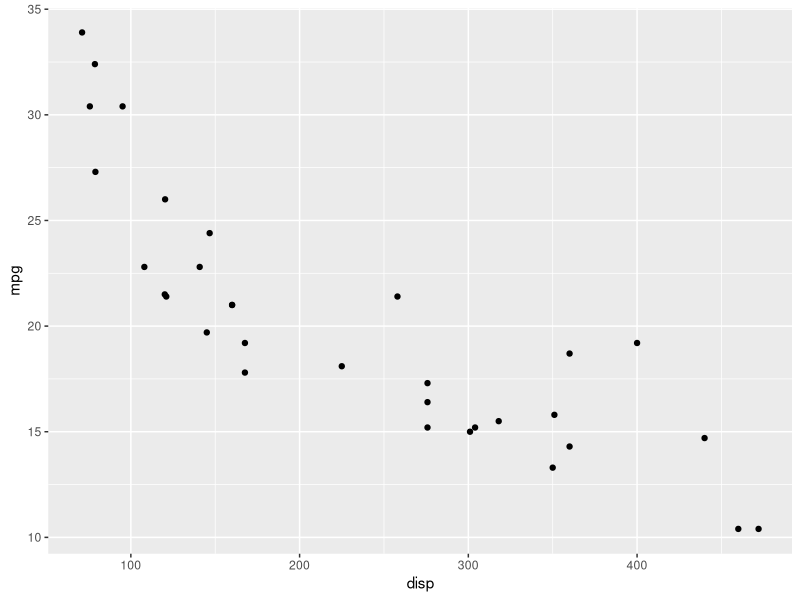
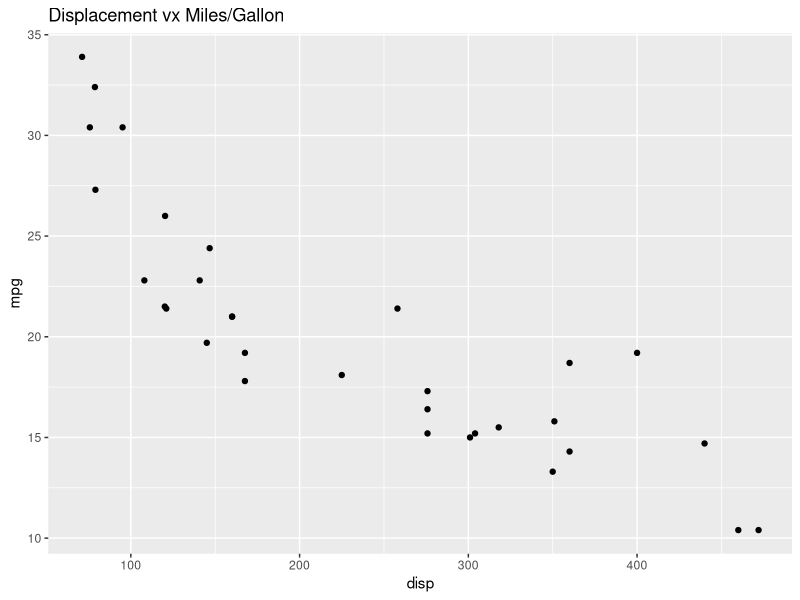
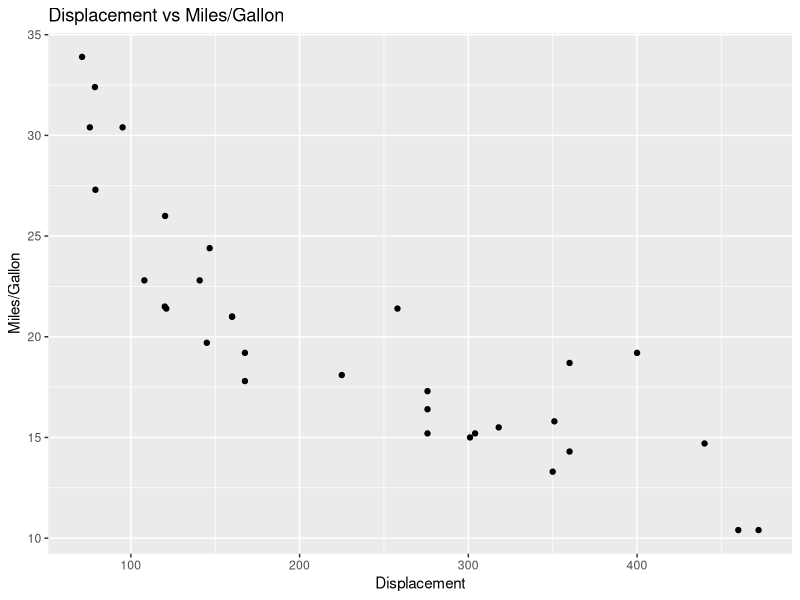
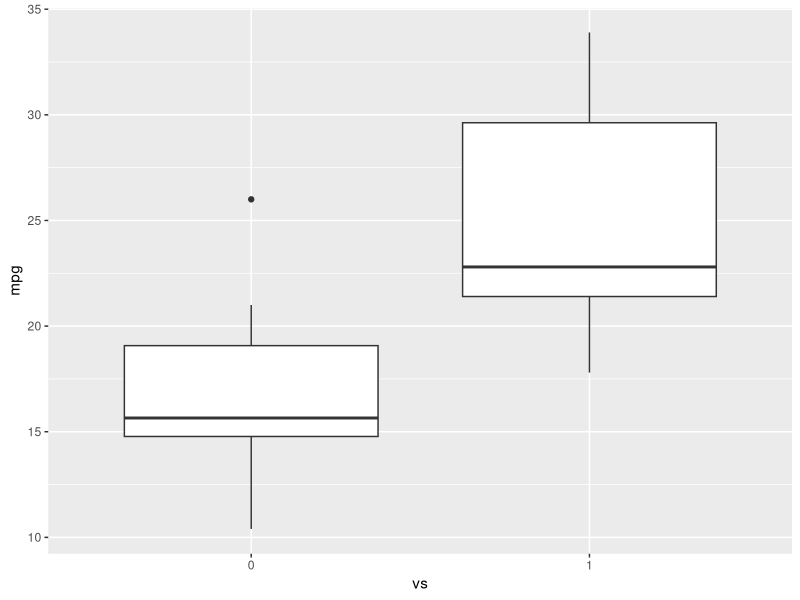
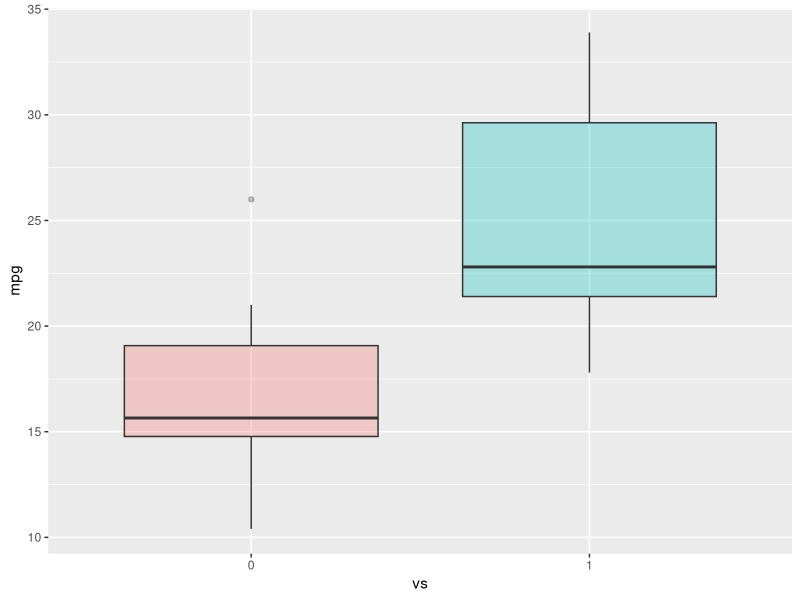
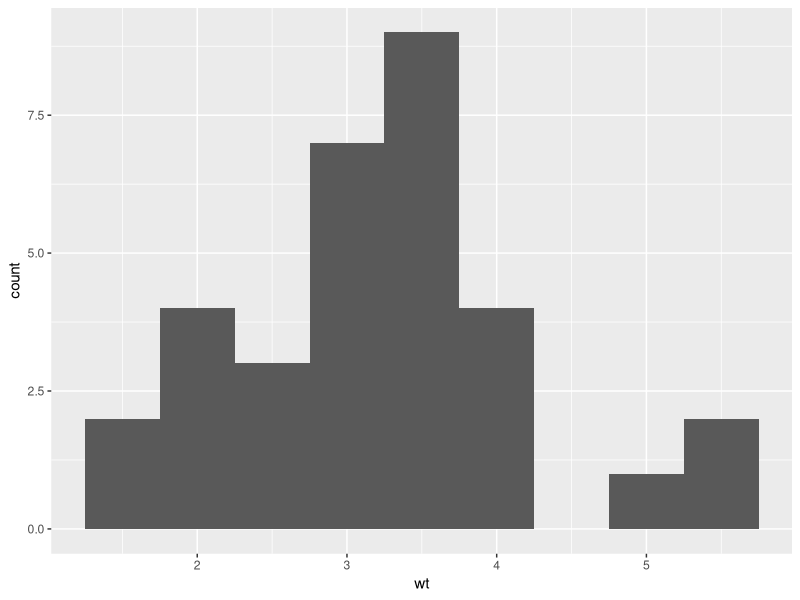
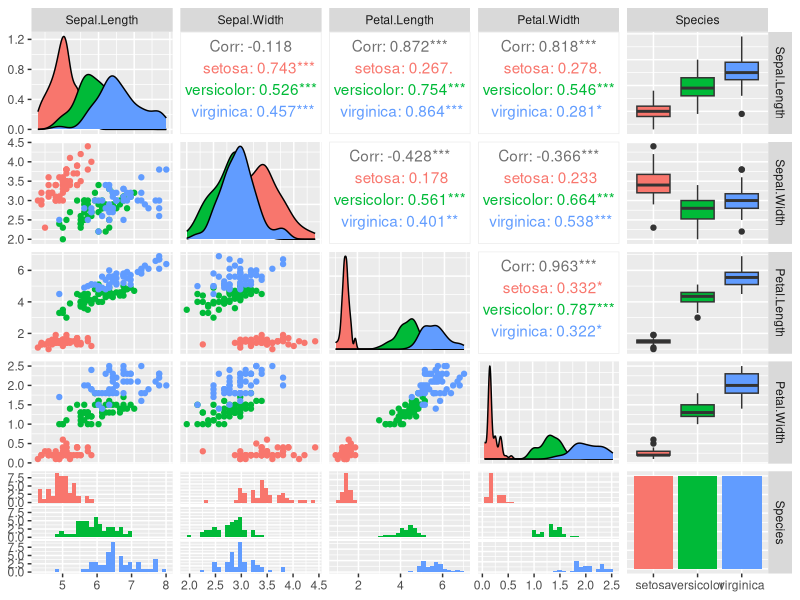

The R script that drew these images, in order:
library(datasets)
#Load Data from dataset mtcars
data("mtcars")
#View first 5 rows
head(mtcars, 5)

#load ggplot package; if package is missing use Tools-> Install packages option in RStudio to install the missing package
library(ggplot2)
# Create a Scatterplot of displacement (disp) and miles per gallon (mpg); geom_point() for Scatterplot
ggplot(aes(x=disp,y=mpg,),data=mtcars)+geom_point()

#Add plot title
ggplot(aes(x=disp, y=mpg), data=mtcars)+geom_point()+ggtitle("Displacement vx Miles/Gallon")
#Change axis names
ggplot(aes(x=disp, y=mpg,), data=mtcars)+geom_point()+ggtitle("Displacement vs Miles/Gallon")+labs(x="Displacement", y="Miles/Gallon")

#make vs(Engine variable of mtcars) a factor
mtcars$vs <- as.factor(mtcars$vs)

#Create Boxplot of the distribution for v-shaped and straight engine; geom_boxplot() for Box Plot
ggplot(aes(x=vs, y=mpg), data = mtcars)+geom_boxplot()

#add color to boxplot
ggplot(aes(x=vs, y=mpg, fill=vs), data = mtcars) + geom_boxplot(alpha=0.3)+theme(legend.position="none")

#Create a Histogram of variable weight wt; geom_histogram() for Histogram
ggplot(aes(x=wt),data=mtcars)+geom_histogram(binwidth=0.5)
       
#Using GGally library
library(datasets)
data(iris)

library(GGally)
ggpairs(iris, mapping=ggplot2::aes(color = Species))
